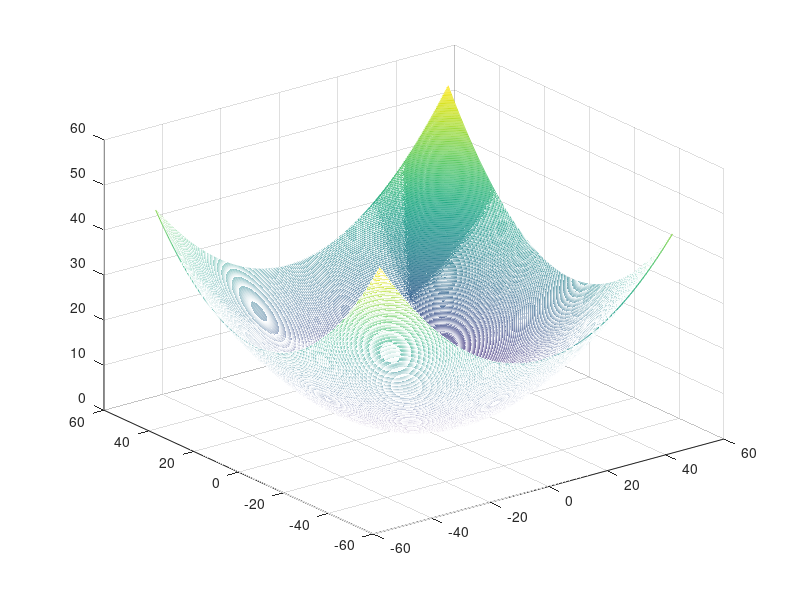

Write the MATLAB code that produced this figure. (Note: this script raises an error after producing the figure.)
close all;
A = [0.01,0.001; 0.001, 0.01];
x0 = [25;0];
fx0 = transpose(x0)*A*x0;
b =  [x0 ; fx0(1,1) ];
gradf = (A+transpose(A)) * x0;
normal =[gradf;-1];

[X,Y] = meshgrid(-50:0.2:50);
Z = zeros(501,501);
 for i=1:501
     for j=1:501
         Z(i,j) =  transpose([X(i,j);Y(i,j)])*A*[X(i,j);Y(i,j)];
     end
 end
mesh(X,Y,Z);      
hold on;
drawhyperplane3D(normal,b);